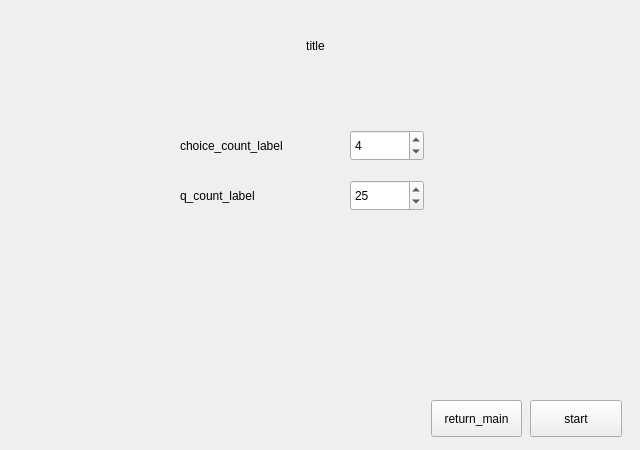
<?xml version="1.0" encoding="UTF-8"?>
<ui version="4.0">
 <class>Form</class>
 <widget class="QWidget" name="Form">
  <property name="geometry">
   <rect>
    <x>0</x>
    <y>0</y>
    <width>640</width>
    <height>450</height>
   </rect>
  </property>
  <property name="windowTitle">
   <string>Form</string>
  </property>
  <widget class="QPushButton" name="start">
   <property name="geometry">
    <rect>
     <x>530</x>
     <y>400</y>
     <width>92</width>
     <height>37</height>
    </rect>
   </property>
   <property name="text">
    <string>start</string>
   </property>
  </widget>
  <widget class="QLabel" name="title">
   <property name="geometry">
    <rect>
     <x>0</x>
     <y>0</y>
     <width>631</width>
     <height>91</height>
    </rect>
   </property>
   <property name="styleSheet">
    <string notr="true">font: 25 22pt &quot;Noto Sans&quot;;</string>
   </property>
   <property name="text">
    <string>title</string>
   </property>
   <property name="alignment">
    <set>Qt::AlignCenter</set>
   </property>
  </widget>
  <widget class="QSpinBox" name="choice_count_spin">
   <property name="geometry">
    <rect>
     <x>350</x>
     <y>130</y>
     <width>74</width>
     <height>31</height>
    </rect>
   </property>
   <property name="maximum">
    <number>10</number>
   </property>
   <property name="value">
    <number>4</number>
   </property>
  </widget>
  <widget class="QLabel" name="choice_count_label">
   <property name="geometry">
    <rect>
     <x>180</x>
     <y>130</y>
     <width>171</width>
     <height>31</height>
    </rect>
   </property>
   <property name="styleSheet">
    <string notr="true">font: 10pt &quot;Noto Sans&quot;;</string>
   </property>
   <property name="text">
    <string>choice_count_label</string>
   </property>
  </widget>
  <widget class="QLabel" name="q_count_label">
   <property name="geometry">
    <rect>
     <x>180</x>
     <y>180</y>
     <width>171</width>
     <height>31</height>
    </rect>
   </property>
   <property name="styleSheet">
    <string notr="true">font: 10pt &quot;Noto Sans&quot;;</string>
   </property>
   <property name="text">
    <string>q_count_label</string>
   </property>
  </widget>
  <widget class="QSpinBox" name="q_count_spin">
   <property name="geometry">
    <rect>
     <x>350</x>
     <y>180</y>
     <width>74</width>
     <height>31</height>
    </rect>
   </property>
   <property name="value">
    <number>25</number>
   </property>
  </widget>
  <widget class="QPushButton" name="return_main">
   <property name="geometry">
    <rect>
     <x>431</x>
     <y>400</y>
     <width>91</width>
     <height>37</height>
    </rect>
   </property>
   <property name="text">
    <string>return_main</string>
   </property>
  </widget>
 </widget>
 <resources/>
 <connections/>
</ui>
